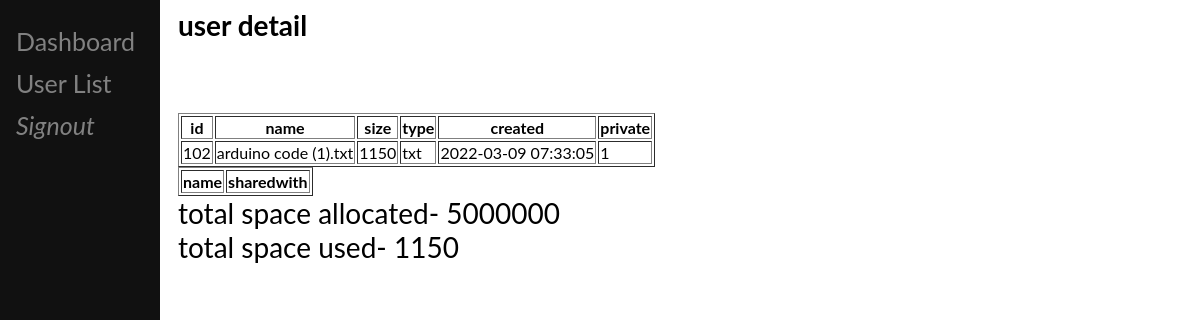
/userdetails.php?id=7 (signed in), run on the app's committed database.
### tables this page shows
CREATE TABLE `fileupload` (
  `id` int(11) NOT NULL,
  `name` varchar(50) NOT NULL,
  `size` varchar(50) NOT NULL,
  `type` varchar(50) NOT NULL,
  `created` datetime NOT NULL,
  `private` tinyint(1) NOT NULL,
  `userid` int(11) NOT NULL
);

CREATE TABLE `storage` (
  `userid` int(11) NOT NULL,
  `size` int(11) NOT NULL
);

### userdetails.php (the view, shortened to what this page needs)
<?php
$servername = "localhost";
$username = "root";
$password = "";
$db = "google_drive";
$conn = new PDO("mysql:host=$servername;dbname=$db", $username, $password);
$id=$_GET['id'];
$sql =  $conn->prepare("SELECT *FROM fileupload WHERE userid = '$id'");
$sql->execute();
$result =  $sql->fetchAll(PDO::FETCH_ASSOC);
$vky = $conn->prepare("Select size from storage where userid='$id'");
$vky->execute();
$vinod =$vky->fetchAll(PDO::FETCH_ASSOC);
$totalsize = $vinod[0]['size'];
$sqled = $conn->prepare("Select COALESCE(sum(size),0 )as size from fileupload where userid='$id'");
$sqled->execute();
$vin =$sqled->fetchAll(PDO::FETCH_ASSOC);
 $totalused = $vin[0]['size'];
?>
<html>
<head>
</head>
    <body>
    <div class="sidenav">
    <a href="admindashboard.php">Dashboard</a>
  <a href="userlist.php">User List</a>
  <i><a href="adminlogout.php">Signout</a></i>
</div>
<div class="main">
  <H4>user detail</H4>
<br>
<?php echo "<table border='1'>
       <tr>
       <th>id</th>
       <th>name</th>
       <th>size</th>
       <th>type</th>
       <th>created</th>
       <th>private</th>
</tr>";
       foreach ($result  as $value) {
  echo "<tr>";
  echo "<td>". $value['id'] . "</td>";
  echo "<td>". $value['name'] . "</td>";
  echo "<td>". $value['size'] . "</td>";
  echo "<td>". $value['type'] . "</td>";
  echo "<td>". $value['created'] . "</td>";
  echo "<td>". $value['private'] . "</td>";
  echo "</tr>";
}
?>
</table>
<?php echo "<table border='1'>
       <tr>
       <th>name</th>
       <th>sharedwith</th>
</tr>";
?>
</table>
<span>total space allocated- </span>
<?php
echo $totalsize ;
?>
<span>total space used- </span>
<?php
echo $totalused;
?>
</div>
    </body>
</html>

### userdetails.php (style rules this page uses)
body { font-family: "Lato", sans-serif; }
.sidenav { height: 100%; width: 160px; position: fixed; z-index: 1; top: 0; left: 0; background-color: #111; overflow-x: hidden; padding-top: 20px; }
.sidenav a { padding: 6px 8px 6px 16px; text-decoration: none; font-size: 25px; color: #818181; display: block; }
.main { margin-left: 160px; font-size: 28px; padding: 0px 10px; }

### data on the page
fileupload: id "102", name "arduino code (1).txt", size "1150", type "txt", created "2022-03-09 07:33:05", private "1"
storage: size "5000000"

### other printed values
$totalused "1150"
